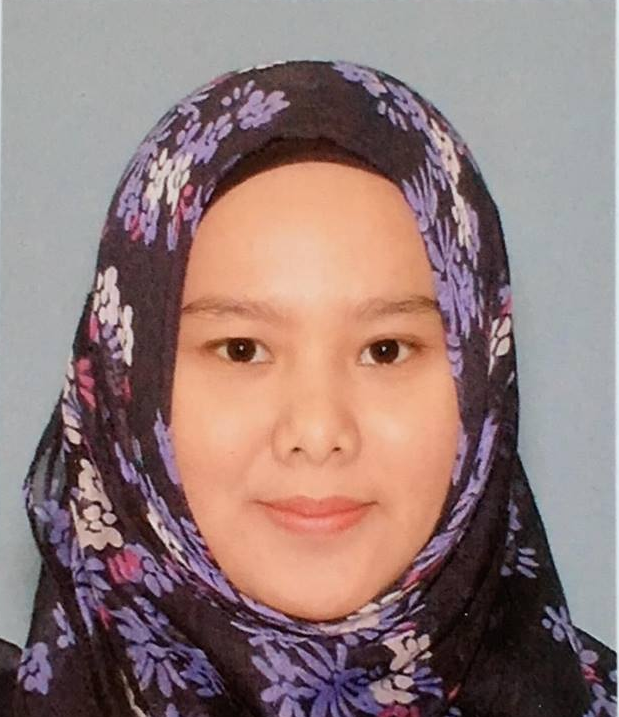
#> input picture Photo.jpg, 619 x 717 px
$ python script.py
#> lines starting #> are read from the running program, lines starting #| are printed output that depends on the picture
#> the answer given: Photo.jpg
#> in main, image is the input picture: PIL image 619x717 RGBA; mean R, G, B, A 146.7, 122.9, 120.6, 255
import PIL.Image

# ascii characters used to build the output text
ASCII_CHARS = ["0", "1", ".", ","]

# resize image according to a new width
def resize_image(image, new_width=100):
#> called with new_width = 100
    width, height = image.size
#> width = 619; height = 717
    ratio=height/width
#> ratio = 1.16
    new_height = int(new_width*ratio)
#> new_height = 115
    resized_image = image.resize((new_width, new_height))
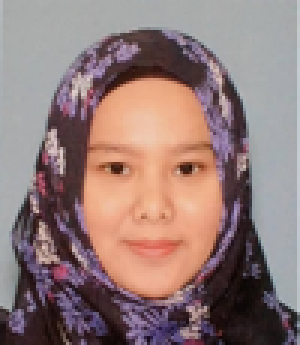
#> resized_image: PIL image 100x115 RGBA (shown 3 times larger); mean R, G, B, A 146.6, 122.8, 120.5, 255
    return(resized_image)

# convert each pixel to grayscale
def grayify(image):
    grayscale_image = image.convert("L")
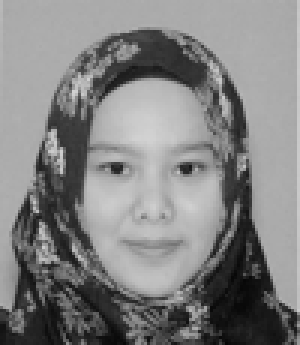
#> grayscale_image: PIL image 100x115 L (shown 3 times larger); min 5, max 210, mean 129.7
    return(grayscale_image)

# convert pixels to a string of ASCII characters
def pixels_to_ascii(image):
    pixels = image.getdata()
#> (the run stopped early here; a loop or call above may not have finished)
